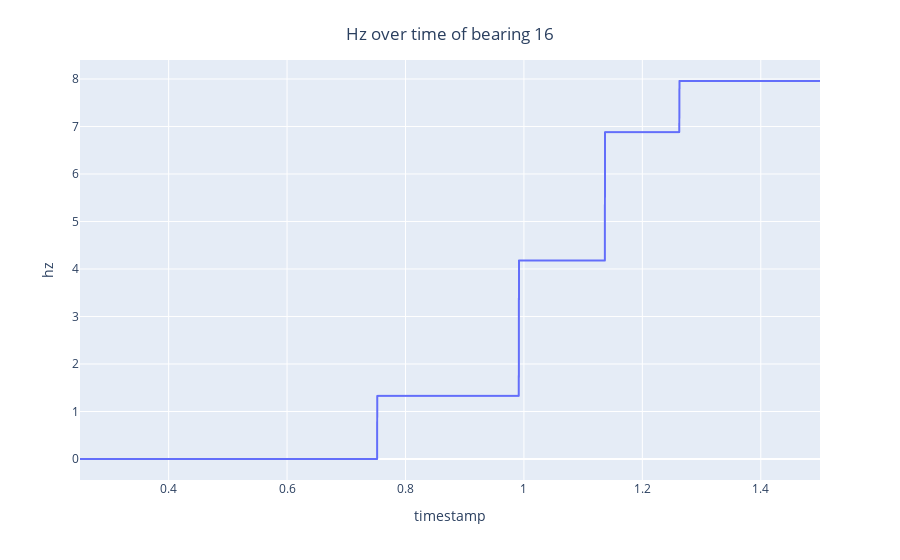

The notebook cell saved with this chart:
### Code cell
fig = px.line(df[df['bearing_id']==16] , x="timestamp", y="hz")
fig.update_layout(
    title={
        'text': "Hz over time of bearing 16",
        'y':0.95,
        'x':0.5,
        'xanchor': 'center',
        'yanchor': 'top'})
fig.show()

### Figure 1 — Plotly figure (JSON) as saved in the notebook; plotly's stock layout.template omitted (floating-point values rounded to 4 significant figures; data arrays with more than 128 entries replaced by an {"elided": "..."} marker saying what was removed)
{"data": [{"hovertemplate": "timestamp=%{x}<br>hz=%{y}<extra></extra>", "legendgroup": "", "line": {"color": "#636efa", "dash": "solid"}, "mode": "lines", "name": "", "showlegend": false, "type": "scattergl", "x": {"elided": "3750 float values"}, "xaxis": "x", "y": {"elided": "3750 float values"}, "yaxis": "y"}], "layout": {"legend": {"tracegroupgap": 0}, "margin": {"t": 60}, "title": {"text": "Hz over time of bearing 16", "x": 0.5, "xanchor": "center", "y": 0.95, "yanchor": "top"}, "xaxis": {"anchor": "y", "domain": [0.0, 1.0], "title": {"text": "timestamp"}}, "yaxis": {"anchor": "x", "domain": [0.0, 1.0], "title": {"text": "hz"}}}}
